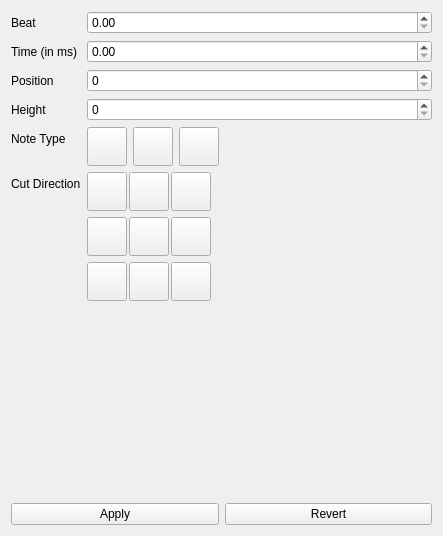
<?xml version="1.0" encoding="UTF-8"?>
<ui version="4.0">
 <class>noteStats</class>
 <widget class="QWidget" name="noteStats">
  <property name="geometry">
   <rect>
    <x>0</x>
    <y>0</y>
    <width>443</width>
    <height>536</height>
   </rect>
  </property>
  <property name="windowTitle">
   <string>Form</string>
  </property>
  <layout class="QVBoxLayout" name="verticalLayout">
   <item>
    <layout class="QFormLayout" name="formLayout">
     <property name="labelAlignment">
      <set>Qt::AlignLeading|Qt::AlignLeft|Qt::AlignTop</set>
     </property>
     <property name="formAlignment">
      <set>Qt::AlignLeading|Qt::AlignLeft|Qt::AlignTop</set>
     </property>
     <item row="0" column="0">
      <widget class="QLabel" name="betaLabel">
       <property name="text">
        <string>Beat</string>
       </property>
      </widget>
     </item>
     <item row="0" column="1">
      <widget class="QDoubleSpinBox" name="beatIn"/>
     </item>
     <item row="1" column="0">
      <widget class="QLabel" name="timeLabel">
       <property name="text">
        <string>Time (in ms)</string>
       </property>
      </widget>
     </item>
     <item row="1" column="1">
      <widget class="QDoubleSpinBox" name="timeIn"/>
     </item>
     <item row="5" column="0">
      <widget class="QLabel" name="cutDirLabel">
       <property name="text">
        <string>Cut Direction</string>
       </property>
      </widget>
     </item>
     <item row="5" column="1">
      <layout class="QGridLayout" name="gridLayout">
       <property name="horizontalSpacing">
        <number>2</number>
       </property>
       <item row="2" column="2">
        <widget class="QToolButton" name="upLeftBtn">
         <property name="text">
          <string/>
         </property>
         <property name="icon">
          <iconset>
           <normaloff>../graphics/upRight.png</normaloff>../graphics/upRight.png</iconset>
         </property>
         <property name="iconSize">
          <size>
           <width>32</width>
           <height>32</height>
          </size>
         </property>
         <property name="checkable">
          <bool>true</bool>
         </property>
        </widget>
       </item>
       <item row="0" column="0">
        <widget class="QToolButton" name="downRightBtn">
         <property name="text">
          <string/>
         </property>
         <property name="icon">
          <iconset>
           <normaloff>../graphics/downRight.png</normaloff>../graphics/downRight.png</iconset>
         </property>
         <property name="iconSize">
          <size>
           <width>32</width>
           <height>32</height>
          </size>
         </property>
         <property name="checkable">
          <bool>true</bool>
         </property>
        </widget>
       </item>
       <item row="1" column="0">
        <widget class="QToolButton" name="rightBtn">
         <property name="text">
          <string/>
         </property>
         <property name="icon">
          <iconset>
           <normaloff>../graphics/right.png</normaloff>../graphics/right.png</iconset>
         </property>
         <property name="iconSize">
          <size>
           <width>32</width>
           <height>32</height>
          </size>
         </property>
         <property name="checkable">
          <bool>true</bool>
         </property>
        </widget>
       </item>
       <item row="0" column="1">
        <widget class="QToolButton" name="downBtn">
         <property name="text">
          <string/>
         </property>
         <property name="icon">
          <iconset>
           <normaloff>../graphics/down.png</normaloff>../graphics/down.png</iconset>
         </property>
         <property name="iconSize">
          <size>
           <width>32</width>
           <height>32</height>
          </size>
         </property>
         <property name="checkable">
          <bool>true</bool>
         </property>
        </widget>
       </item>
       <item row="1" column="1">
        <widget class="QToolButton" name="centerBtn">
         <property name="text">
          <string/>
         </property>
         <property name="icon">
          <iconset>
           <normaloff>../graphics/circle.png</normaloff>../graphics/circle.png</iconset>
         </property>
         <property name="iconSize">
          <size>
           <width>32</width>
           <height>32</height>
          </size>
         </property>
         <property name="checkable">
          <bool>true</bool>
         </property>
        </widget>
       </item>
       <item row="2" column="0">
        <widget class="QToolButton" name="upRightBtn">
         <property name="text">
          <string/>
         </property>
         <property name="icon">
          <iconset>
           <normaloff>../graphics/upLeft.png</normaloff>../graphics/upLeft.png</iconset>
         </property>
         <property name="iconSize">
          <size>
           <width>32</width>
           <height>32</height>
          </size>
         </property>
         <property name="checkable">
          <bool>true</bool>
         </property>
        </widget>
       </item>
       <item row="1" column="2">
        <widget class="QToolButton" name="leftBtn">
         <property name="text">
          <string/>
         </property>
         <property name="icon">
          <iconset>
           <normaloff>../graphics/left.png</normaloff>../graphics/left.png</iconset>
         </property>
         <property name="iconSize">
          <size>
           <width>32</width>
           <height>32</height>
          </size>
         </property>
         <property name="checkable">
          <bool>true</bool>
         </property>
        </widget>
       </item>
       <item row="2" column="1">
        <widget class="QToolButton" name="upBtn">
         <property name="autoFillBackground">
          <bool>true</bool>
         </property>
         <property name="text">
          <string/>
         </property>
         <property name="icon">
          <iconset>
           <normaloff>../graphics/up.png</normaloff>../graphics/up.png</iconset>
         </property>
         <property name="iconSize">
          <size>
           <width>32</width>
           <height>32</height>
          </size>
         </property>
         <property name="checkable">
          <bool>true</bool>
         </property>
        </widget>
       </item>
       <item row="0" column="2">
        <widget class="QToolButton" name="downLeftBtn">
         <property name="text">
          <string/>
         </property>
         <property name="icon">
          <iconset>
           <normaloff>../graphics/downLeft.png</normaloff>../graphics/downLeft.png</iconset>
         </property>
         <property name="iconSize">
          <size>
           <width>32</width>
           <height>32</height>
          </size>
         </property>
         <property name="checkable">
          <bool>true</bool>
         </property>
        </widget>
       </item>
      </layout>
     </item>
     <item row="2" column="1">
      <widget class="QSpinBox" name="indexIn"/>
     </item>
     <item row="3" column="1">
      <widget class="QSpinBox" name="layerIn"/>
     </item>
     <item row="2" column="0">
      <widget class="QLabel" name="noteIndexLabel">
       <property name="text">
        <string>Position</string>
       </property>
      </widget>
     </item>
     <item row="3" column="0">
      <widget class="QLabel" name="noteLayerLabel">
       <property name="text">
        <string>Height</string>
       </property>
      </widget>
     </item>
     <item row="4" column="1">
      <layout class="QHBoxLayout" name="horizontalLayout_2">
       <item>
        <widget class="QToolButton" name="mineBtn">
         <property name="text">
          <string/>
         </property>
         <property name="icon">
          <iconset>
           <normaloff>../graphics/mine.png</normaloff>../graphics/mine.png</iconset>
         </property>
         <property name="iconSize">
          <size>
           <width>32</width>
           <height>32</height>
          </size>
         </property>
         <property name="checkable">
          <bool>true</bool>
         </property>
        </widget>
       </item>
       <item>
        <widget class="QToolButton" name="redBtn">
         <property name="text">
          <string/>
         </property>
         <property name="icon">
          <iconset>
           <normaloff>../graphics/red.png</normaloff>../graphics/red.png</iconset>
         </property>
         <property name="iconSize">
          <size>
           <width>32</width>
           <height>32</height>
          </size>
         </property>
         <property name="checkable">
          <bool>true</bool>
         </property>
        </widget>
       </item>
       <item>
        <widget class="QToolButton" name="bluBtn">
         <property name="text">
          <string/>
         </property>
         <property name="icon">
          <iconset>
           <normaloff>../graphics/blue.png</normaloff>../graphics/blue.png</iconset>
         </property>
         <property name="iconSize">
          <size>
           <width>32</width>
           <height>32</height>
          </size>
         </property>
        </widget>
       </item>
      </layout>
     </item>
     <item row="4" column="0">
      <widget class="QLabel" name="noteTypeLabel">
       <property name="text">
        <string>Note Type</string>
       </property>
      </widget>
     </item>
    </layout>
   </item>
   <item>
    <layout class="QHBoxLayout" name="horizontalLayout">
     <item>
      <widget class="QPushButton" name="applyBtn">
       <property name="text">
        <string>Apply</string>
       </property>
      </widget>
     </item>
     <item>
      <widget class="QPushButton" name="revertBtn">
       <property name="text">
        <string>Revert</string>
       </property>
      </widget>
     </item>
    </layout>
   </item>
  </layout>
 </widget>
 <resources/>
 <connections/>
</ui>
